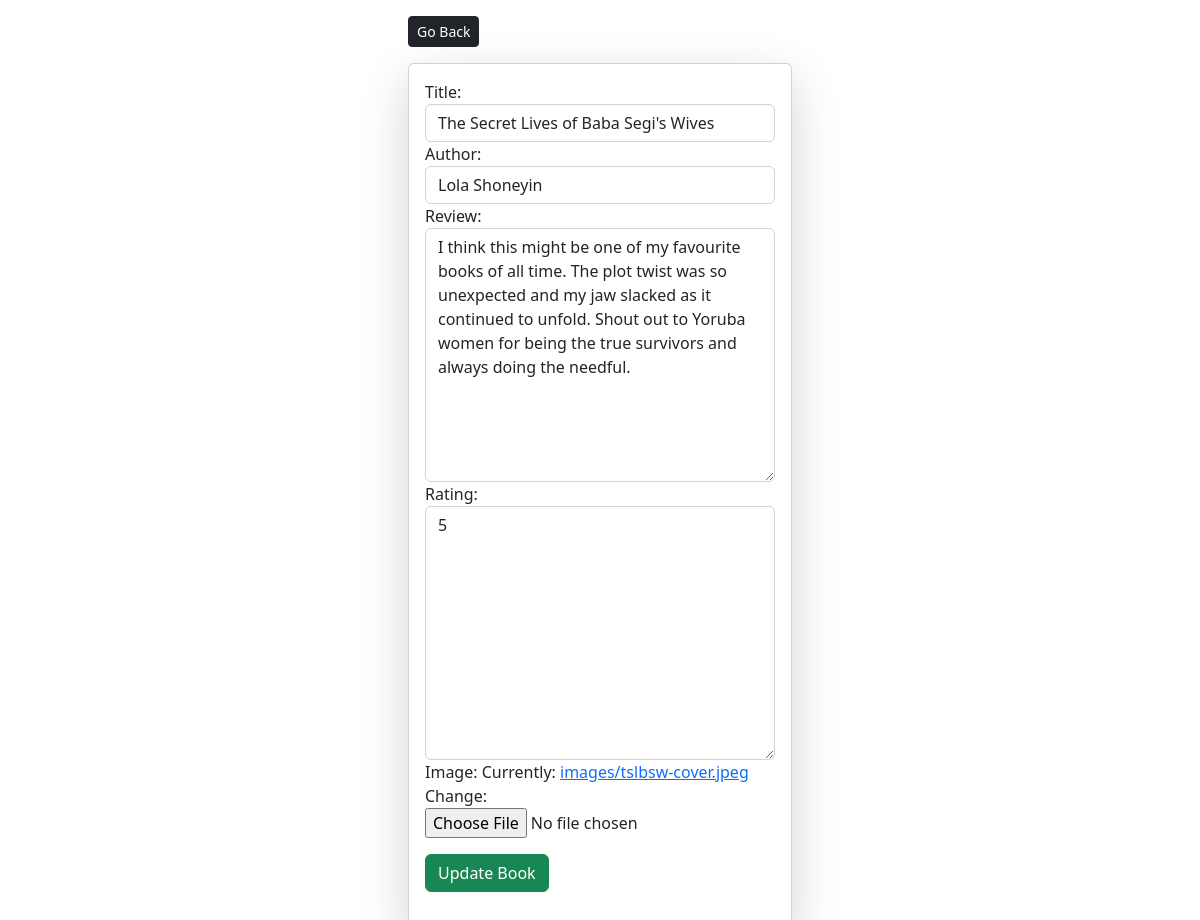
Screenshot of /edit-book/8/ with the database file from the repository.
### books/models.py (models this page shows, shortened)
class Book(models.Model):
    title = models.CharField(max_length=100)
    author = models.CharField(max_length=100)
    review = models.TextField(default="nothing to say", max_length=500)
    rating = models.IntegerField(default="5")
    image = models.ImageField(null=False, blank=False, upload_to='images/')
    created_at = models.DateTimeField(auto_now_add=True, null=True, blank=True)
    class Meta:
        ordering = ['-created_at']

### books/views.py (the view)
# urls.py: path('edit-book/<str:id>/', views.edit_book, name='edit-book'),
def edit_book(request, id):
    book = Book.objects.get(pk=id)
    form = EditBookForm(instance=book)
    if request.method == 'POST':
        form = EditBookForm(request.POST, request.FILES, instance=book)
        if form.is_valid():
            form.save()
            return redirect('home')
    context = {'form': form}
    return render(request, 'books/update-book.html', context)

### books/forms.py
class EditBookForm(ModelForm):
    class Meta:
        model = Book
        fields = '__all__'
        widgets = {
             'title': forms.TextInput(attrs={'class': 'form-control'}),
             'author': forms.TextInput(attrs={'class': 'form-control'}),
             'review': forms.Textarea(attrs={'class': 'form-control'}),
             'rating': forms.Textarea(attrs={'class': 'form-control'})
        }

### books/templates/books/update-book.html (shortened to what this page needs)
{% extends 'books/base.html' %}
{% block content %}
<div class="row justify-content-center">
    <div class="col-md-4">
        <a href="{% url 'home' %}" class="my-3 btn btn-dark btn-sm">Go Back</a>
        <div class="card shadow-lg">
            <div class="card-body">
                <form method="POST" enctype="multipart/form-data" action="">
                    <p>{{ form }}</p>
                    <button type="submit" class="btn btn-success btn-block mb-4">Update Book</button>
                </form>
            </div>
        </div>
    </div>
</div>
{% endblock %}

### rows the page displays
Book: title "The Secret Lives of Baba Segi's Wives", author "Lola Shoneyin", review "I think this might be one of my favourite books of all time. The plot twist was so unexpected and my jaw slacked as it continued to unfold. Shout out to Yoruba women for being the true survivors and always doing the needful.", rating "5"
